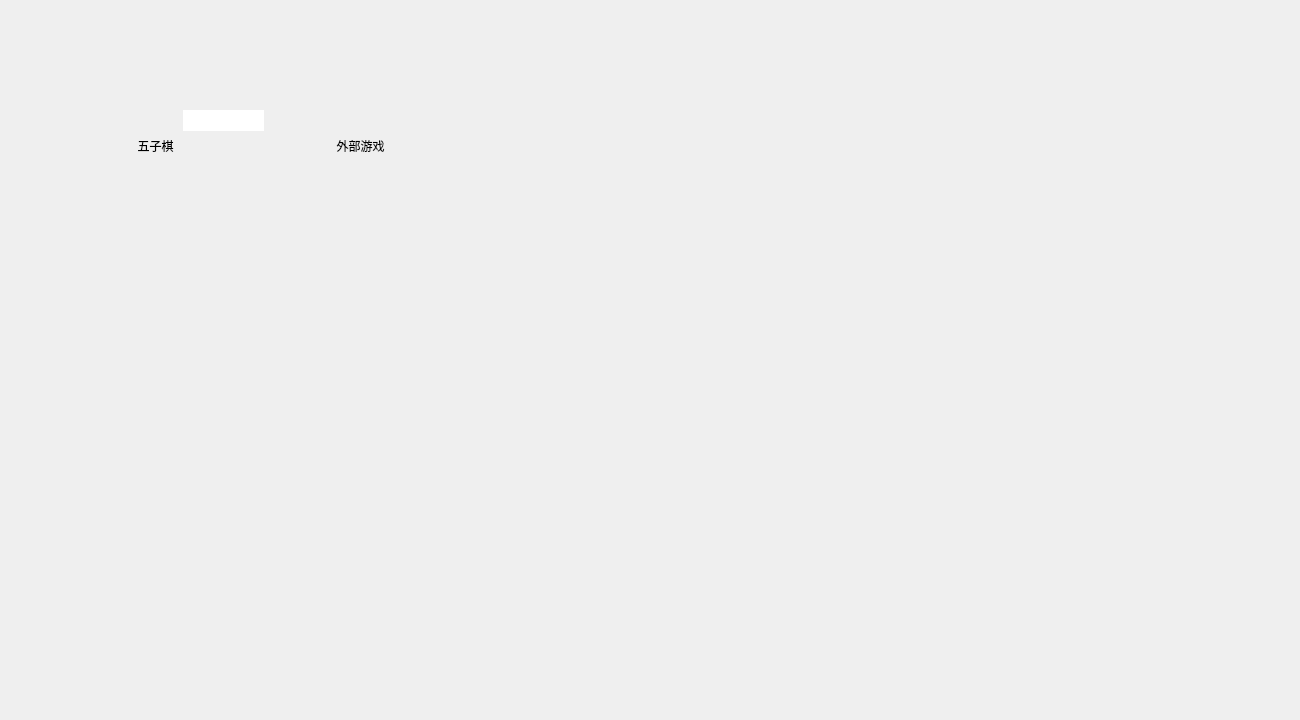
<?xml version="1.0" encoding="UTF-8"?>
<ui version="4.0">
 <class>Dialog</class>
 <widget class="QDialog" name="Dialog">
  <property name="geometry">
   <rect>
    <x>0</x>
    <y>0</y>
    <width>1300</width>
    <height>720</height>
   </rect>
  </property>
  <property name="minimumSize">
   <size>
    <width>1300</width>
    <height>720</height>
   </size>
  </property>
  <property name="maximumSize">
   <size>
    <width>1300</width>
    <height>720</height>
   </size>
  </property>
  <property name="windowTitle">
   <string>Dialog</string>
  </property>
  <widget class="QLabel" name="lb_main">
   <property name="geometry">
    <rect>
     <x>0</x>
     <y>0</y>
     <width>1300</width>
     <height>720</height>
    </rect>
   </property>
   <property name="text">
    <string/>
   </property>
   <property name="pixmap">
    <pixmap resource="resource.qrc">:/images/GameHome.png</pixmap>
   </property>
  </widget>
  <widget class="QPushButton" name="pb_fiveinline">
   <property name="geometry">
    <rect>
     <x>65</x>
     <y>95</y>
     <width>181</width>
     <height>101</height>
    </rect>
   </property>
   <property name="minimumSize">
    <size>
     <width>181</width>
     <height>101</height>
    </size>
   </property>
   <property name="maximumSize">
    <size>
     <width>181</width>
     <height>101</height>
    </size>
   </property>
   <property name="text">
    <string>五子棋</string>
   </property>
   <property name="icon">
    <iconset resource="resource.qrc">
     <normaloff>:/chesscards/pc_wuziqi.PNG</normaloff>:/chesscards/pc_wuziqi.PNG</iconset>
   </property>
   <property name="iconSize">
    <size>
     <width>125</width>
     <height>110</height>
    </size>
   </property>
   <property name="flat">
    <bool>true</bool>
   </property>
  </widget>
  <widget class="QLabel" name="lb_fiveinline">
   <property name="geometry">
    <rect>
     <x>183</x>
     <y>110</y>
     <width>81</width>
     <height>21</height>
    </rect>
   </property>
   <property name="autoFillBackground">
    <bool>false</bool>
   </property>
   <property name="styleSheet">
    <string notr="true">background-color:rgb(255, 255, 255)</string>
   </property>
   <property name="text">
    <string/>
   </property>
   <property name="alignment">
    <set>Qt::AlignCenter</set>
   </property>
  </widget>
  <widget class="QPushButton" name="pb_foogame">
   <property name="geometry">
    <rect>
     <x>270</x>
     <y>95</y>
     <width>181</width>
     <height>101</height>
    </rect>
   </property>
   <property name="text">
    <string>外部游戏</string>
   </property>
   <property name="flat">
    <bool>true</bool>
   </property>
  </widget>
  <zorder>lb_main</zorder>
  <zorder>lb_fiveinline</zorder>
  <zorder>pb_fiveinline</zorder>
  <zorder>pb_foogame</zorder>
 </widget>
 <resources>
  <include location="resource.qrc"/>
 </resources>
 <connections/>
</ui>
